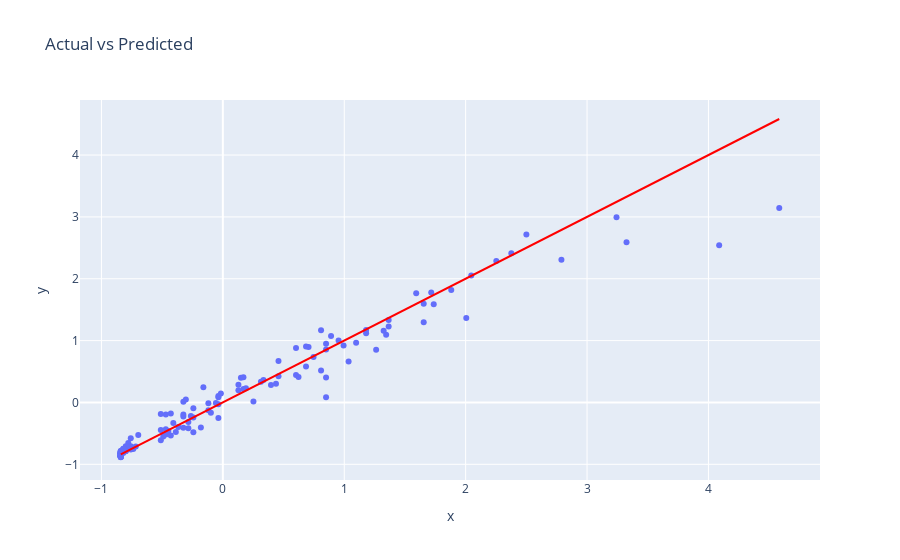

Here is the notebook cell this chart was saved with:
### Markdown cell above
From the above scatter plots its evident that there is a strong correlation in these variables, causation doesnt matter here. An explanation of what makes a good fpl choice is irrelevant we just need the points. Global variables will be considered in a linear regression model to see how easily a good player can be predicted. The individual groups will later be broken down.

### Code cell
#Normalise data points with standard scaler
Normalise = StandardScaler()

X_main = Normalise.fit_transform(Features_main)
Y_main = Normalise.fit_transform(Labels_main)

#Split data into training and testing sets
X_main_train, X_main_test, Y_main_train, Y_main_test = train_test_split(X_main, Y_main, test_size=0.2, random_state=42)
                                                                        
#Linear Regression
Theta = np.linalg.inv(X_main_train.T.dot(X_main_train)).dot(X_main_train.T).dot(Y_main_train)
Y_main_pred = X_main_test.dot(Theta)

MSE_main = mean_squared_error(Y_main_test, Y_main_pred)
print("MSE: ", MSE_main)

fixed_color = "blue" 
fixed_color = "red" # You can use any valid color name or code

# Create the scatter plot using Plotly Express
x_line = np.linspace(min(Y_main_test[:, 0]), max(Y_main_test[:, 0]),100) 
y_line = x_line
fig_results = px.scatter(x=Y_main_test[:, 0],y=Y_main_pred[:, 0],color_discrete_map={fixed_color: fixed_color},  title="Actual vs Predicted")
line_color = 'red'  # Change to the desired color
fig_results.add_trace(px.line(x=x_line, y=y_line, color_discrete_sequence=[line_color]).data[0])
fig_results.show()

### Figure 1 — Plotly figure (JSON) as saved in the notebook; plotly's stock layout.template omitted (floating-point values rounded to 4 significant figures; data arrays with more than 128 entries replaced by an {"elided": "..."} marker saying what was removed)
{"data": [{"hovertemplate": "x=%{x}<br>y=%{y}<extra></extra>", "legendgroup": "", "marker": {"color": "#636efa", "symbol": "circle"}, "mode": "markers", "name": "", "orientation": "v", "showlegend": false, "type": "scatter", "x": {"elided": "156 float values"}, "xaxis": "x", "y": {"elided": "156 float values"}, "yaxis": "y"}, {"hovertemplate": "x=%{x}<br>y=%{y}<extra></extra>", "legendgroup": "", "line": {"color": "red", "dash": "solid"}, "marker": {"symbol": "circle"}, "mode": "lines", "name": "", "orientation": "v", "showlegend": false, "type": "scatter", "x": [-0.841, -0.7862, -0.7314, -0.6766, -0.6218, -0.567, -0.5122, -0.4575, -0.4027, -0.3479, -0.2931, -0.2383, -0.1835, -0.1287, -0.07393, -0.01914, 0.03565, 0.09044, 0.1452, 0.2, 0.2548, 0.3096, 0.3644, 0.4192, 0.474, 0.5288, 0.5836, 0.6383, 0.6931, 0.7479, 0.8027, 0.8575, 0.9123, 0.9671, 1.022, 1.077, 1.131, 1.186, 1.241, 1.296, 1.351, 1.405, 1.46, 1.515, 1.57, 1.625, 1.679, 1.734, 1.789, 1.844, 1.899, 1.953, 2.008, 2.063, 2.118, 2.172, 2.227, 2.282, 2.337, 2.392, 2.446, 2.501, 2.556, 2.611, 2.666, 2.72, 2.775, 2.83, 2.885, 2.94, 2.994, 3.049, 3.104, 3.159, 3.213, 3.268, 3.323, 3.378, 3.433, 3.487, 3.542, 3.597, 3.652, 3.707, 3.761, 3.816, 3.871, 3.926, 3.981, 4.035, 4.09, 4.145, 4.2, 4.254, 4.309, 4.364, 4.419, 4.474, 4.528, 4.583], "xaxis": "x", "y": [-0.841, -0.7862, -0.7314, -0.6766, -0.6218, -0.567, -0.5122, -0.4575, -0.4027, -0.3479, -0.2931, -0.2383, -0.1835, -0.1287, -0.07393, -0.01914, 0.03565, 0.09044, 0.1452, 0.2, 0.2548, 0.3096, 0.3644, 0.4192, 0.474, 0.5288, 0.5836, 0.6383, 0.6931, 0.7479, 0.8027, 0.8575, 0.9123, 0.9671, 1.022, 1.077, 1.131, 1.186, 1.241, 1.296, 1.351, 1.405, 1.46, 1.515, 1.57, 1.625, 1.679, 1.734, 1.789, 1.844, 1.899, 1.953, 2.008, 2.063, 2.118, 2.172, 2.227, 2.282, 2.337, 2.392, 2.446, 2.501, 2.556, 2.611, 2.666, 2.72, 2.775, 2.83, 2.885, 2.94, 2.994, 3.049, 3.104, 3.159, 3.213, 3.268, 3.323, 3.378, 3.433, 3.487, 3.542, 3.597, 3.652, 3.707, 3.761, 3.816, 3.871, 3.926, 3.981, 4.035, 4.09, 4.145, 4.2, 4.254, 4.309, 4.364, 4.419, 4.474, 4.528, 4.583], "yaxis": "y"}], "layout": {"legend": {"tracegroupgap": 0}, "title": {"text": "Actual vs Predicted"}, "xaxis": {"anchor": "y", "domain": [0, 1], "title": {"text": "x"}}, "yaxis": {"anchor": "x", "domain": [0, 1], "title": {"text": "y"}}}}
